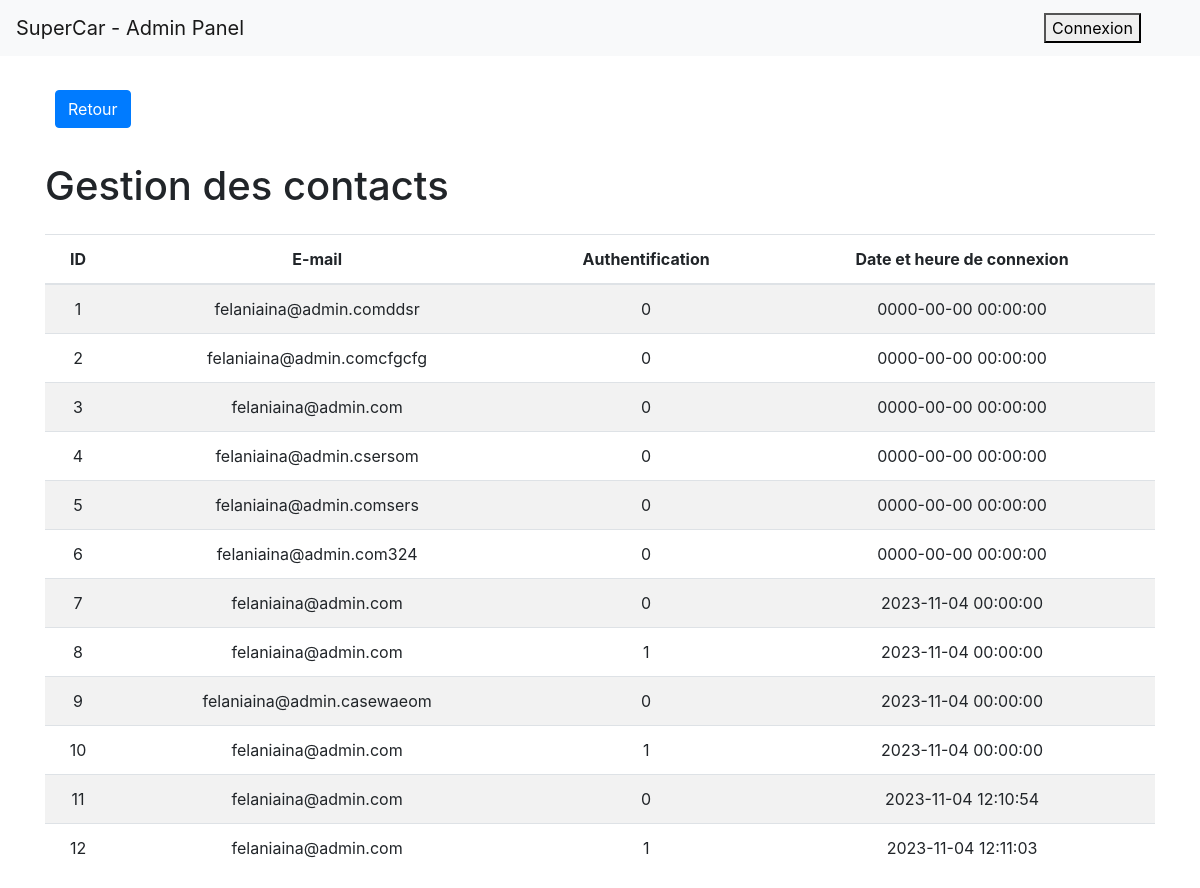
The app's page /admin/trigaLogin.php, older data.
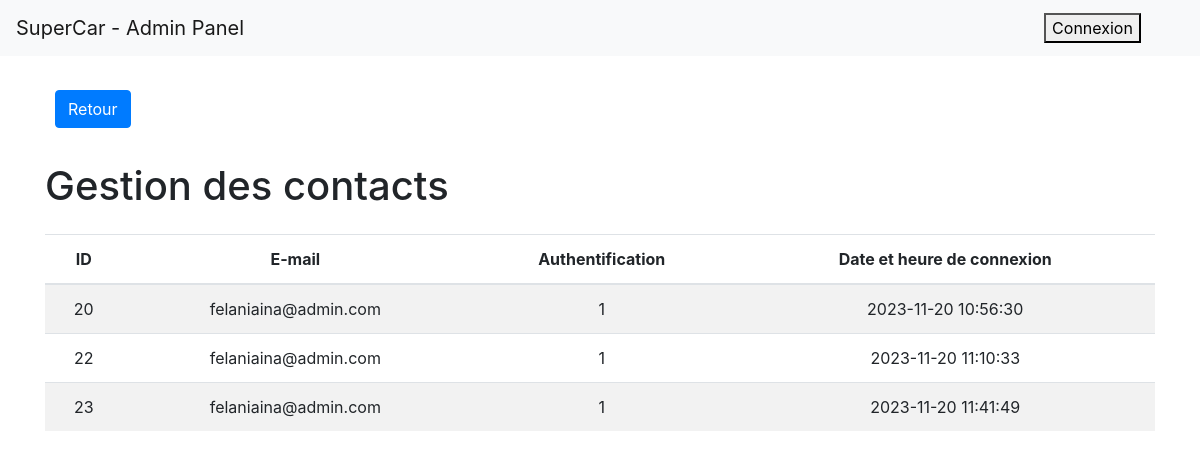
The same page, newer data.
### tables this page shows
CREATE TABLE `loginmonitor` (
  `id` int(11) NOT NULL,
  `email` varchar(50) NOT NULL,
  `success` tinyint(1) NOT NULL,
  `connectionDate` datetime NOT NULL DEFAULT current_timestamp()
);

### admin/trigaLogin.php (the view, shortened to what this page needs)
<!DOCTYPE html>
<html>
<head>
    <link rel="stylesheet" href="https://maxcdn.bootstrapcdn.com/bootstrap/4.5.2/css/bootstrap.min.css">
    <link rel="stylesheet" href="https://cdnjs.cloudflare.com/ajax/libs/font-awesome/6.0.0-beta3/css/all.min.css">
    <link rel="stylesheet" href="https://cdnjs.cloudflare.com/ajax/libs/font-awesome/6.4.0/css/all.min.css">
</head>
<body>
    <nav class="navbar navbar-expand-lg navbar-light bg-light">
        <a class="navbar-brand" href="Dash.php" style="margin-right: 40em;">SuperCar - Admin Panel</a>
        <div>
            <?php
            if (isset($_SESSION['email'])) {
                $userEmail = $_SESSION['email'];
                echo '<span class="user-info"><i class="fas fa-user"></i>&ensp;' . $userEmail . '</span>';
            } else {
                echo '<a href="adminConnexion.php"><button class="login">Connexion</button></a>';
            }
            ?>
        </div>
    </nav>
    <div class="container mt-4">
        <a class="btn btn-primary back-button" href="utilisateur.php">Retour</a>
        <div class="d-flex justify-content-between align-items-center">
            <h1 class="my-4">Gestion des contacts</h1>
        </div>
        <table class="table table-striped" style="text-align: center;">
            <thead>
                <tr>
                    <th class="id_contact">ID</th>
                    <th class="Nom_Prenom">E-mail</th>
                    <th class="email_contact">Authentification</th>
                    <th class="message">Date et heure de connexion</th>
                </tr>
            </thead>
            <tbody>
                <?php
                $servername = "localhost";
                $username = "root";
                $password = "";
                $dbname = "supercar";
                $conn = mysqli_connect($servername, $username, $password, $dbname);
                $sql = "SELECT * FROM loginmonitor";
                $result = mysqli_query($conn, $sql);
                while ($row = mysqli_fetch_assoc($result)) {
                    echo "<tr>";
                    echo "<td class='id'>" . $row["id"] . "</td>";
                    echo "<td class='email'>" . $row["email"] . "</td>";
                    echo "<td class='success'>" . $row["success"] . "</td>";
                    echo "<td class='connectionDate'>" . $row["connectionDate"] . "</td>";
                    echo "</tr>";
                }
                ?>
            </tbody>
        </table>
    </div>
</body>
</html>

### admin/trigaLogin.php (style rules this page uses)
.back-button { margin: 10px; }

Row changes from the older to the newer data that the page shows:
removed loginmonitor: id "1", email "felaniaina@admin.comddsr", success "0", connectionDate "0000-00-00 00:00:00"
removed loginmonitor: id "2", email "felaniaina@admin.comcfgcfg", success "0", connectionDate "0000-00-00 00:00:00"
removed loginmonitor: id "3", email "felaniaina@admin.com", success "0", connectionDate "0000-00-00 00:00:00"
removed loginmonitor: id "4", email "felaniaina@admin.csersom", success "0", connectionDate "0000-00-00 00:00:00"
removed loginmonitor: id "5", email "felaniaina@admin.comsers", success "0", connectionDate "0000-00-00 00:00:00"
removed loginmonitor: id "6", email "felaniaina@admin.com324", success "0", connectionDate "0000-00-00 00:00:00"
removed loginmonitor: id "7", email "felaniaina@admin.com", success "0", connectionDate "2023-11-04 00:00:00"
removed loginmonitor: id "8", email "felaniaina@admin.com", success "1", connectionDate "2023-11-04 00:00:00"
removed loginmonitor: id "9", email "felaniaina@admin.casewaeom", success "0", connectionDate "2023-11-04 00:00:00"
removed loginmonitor: id "10", email "felaniaina@admin.com", success "1", connectionDate "2023-11-04 00:00:00"
removed loginmonitor: id "11", email "felaniaina@admin.com", success "0", connectionDate "2023-11-04 12:10:54"
removed loginmonitor: id "12", email "felaniaina@admin.com", success "1", connectionDate "2023-11-04 12:11:03"
added loginmonitor: id "20", email "felaniaina@admin.com", success "1", connectionDate "2023-11-20 10:56:30"
added loginmonitor: id "22", email "felaniaina@admin.com", success "1", connectionDate "2023-11-20 11:10:33"
added loginmonitor: id "23", email "felaniaina@admin.com", success "1", connectionDate "2023-11-20 11:41:49"
